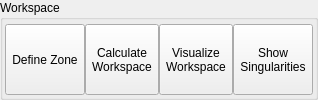
              <widget class="QGroupBox" name="groupBox_3">
               <property name="title">
                <string>Workspace</string>
               </property>
               <layout class="QHBoxLayout" name="horizontalLayout_21">
                <property name="spacing">
                 <number>0</number>
                </property>
                <property name="leftMargin">
                 <number>2</number>
                </property>
                <property name="topMargin">
                 <number>4</number>
                </property>
                <property name="rightMargin">
                 <number>2</number>
                </property>
                <property name="bottomMargin">
                 <number>2</number>
                </property>
                <item>
                 <widget class="QToolButton" name="define_zone_button">
                  <property name="sizePolicy">
                   <sizepolicy hsizetype="Preferred" vsizetype="Preferred">
                    <horstretch>0</horstretch>
                    <verstretch>0</verstretch>
                   </sizepolicy>
                  </property>
                  <property name="text">
                   <string>Define Zone</string>
                  </property>
                  <property name="icon">
                   <iconset resource="../../resources.qrc">
                    <normaloff>:/icons/icons8-sphere-48.png</normaloff>:/icons/icons8-sphere-48.png</iconset>
                  </property>
                  <property name="iconSize">
                   <size>
                    <width>48</width>
                    <height>44</height>
                   </size>
                  </property>
                  <property name="toolButtonStyle">
                   <enum>Qt::ToolButtonStyle::ToolButtonTextUnderIcon</enum>
                  </property>
                 </widget>
                </item>
                <item>
                 <widget class="QToolButton" name="calculate_workspace_button">
                  <property name="sizePolicy">
                   <sizepolicy hsizetype="Preferred" vsizetype="Preferred">
                    <horstretch>0</horstretch>
                    <verstretch>0</verstretch>
                   </sizepolicy>
                  </property>
                  <property name="text">
                   <string>Calculate
Workspace</string>
                  </property>
                  <property name="icon">
                   <iconset resource="../../resources.qrc">
                    <normaloff>:/icons/workspace.png</normaloff>:/icons/workspace.png</iconset>
                  </property>
                  <property name="iconSize">
                   <size>
                    <width>26</width>
                    <height>36</height>
                   </size>
                  </property>
                  <property name="toolButtonStyle">
                   <enum>Qt::ToolButtonStyle::ToolButtonTextUnderIcon</enum>
                  </property>
                 </widget>
                </item>
                <item>
                 <widget class="QToolButton" name="visualize_workspace_button">
                  <property name="sizePolicy">
                   <sizepolicy hsizetype="Preferred" vsizetype="Preferred">
                    <horstretch>0</horstretch>
                    <verstretch>0</verstretch>
                   </sizepolicy>
                  </property>
                  <property name="text">
                   <string>Visualize
Workspace</string>
                  </property>
                  <property name="icon">
                   <iconset resource="../../resources.qrc">
                    <normaloff>:/icons/icons8-transform-clip-48.png</normaloff>:/icons/icons8-transform-clip-48.png</iconset>
                  </property>
                  <property name="iconSize">
                   <size>
                    <width>40</width>
                    <height>22</height>
                   </size>
                  </property>
                  <property name="toolButtonStyle">
                   <enum>Qt::ToolButtonStyle::ToolButtonTextUnderIcon</enum>
                  </property>
                 </widget>
                </item>
                <item>
                 <widget class="QToolButton" name="show_singularity_button">
                  <property name="sizePolicy">
                   <sizepolicy hsizetype="Preferred" vsizetype="Preferred">
                    <horstretch>0</horstretch>
                    <verstretch>0</verstretch>
                   </sizepolicy>
                  </property>
                  <property name="text">
                   <string>Show
Singularities</string>
                  </property>
                  <property name="icon">
                   <iconset resource="../../resources.qrc">
                    <normaloff>:/icons/icons8-star-48.png</normaloff>:/icons/icons8-star-48.png</iconset>
                  </property>
                  <property name="iconSize">
                   <size>
                    <width>40</width>
                    <height>22</height>
                   </size>
                  </property>
                  <property name="toolButtonStyle">
                   <enum>Qt::ToolButtonStyle::ToolButtonTextUnderIcon</enum>
                  </property>
                 </widget>
                </item>
               </layout>
              </widget>
